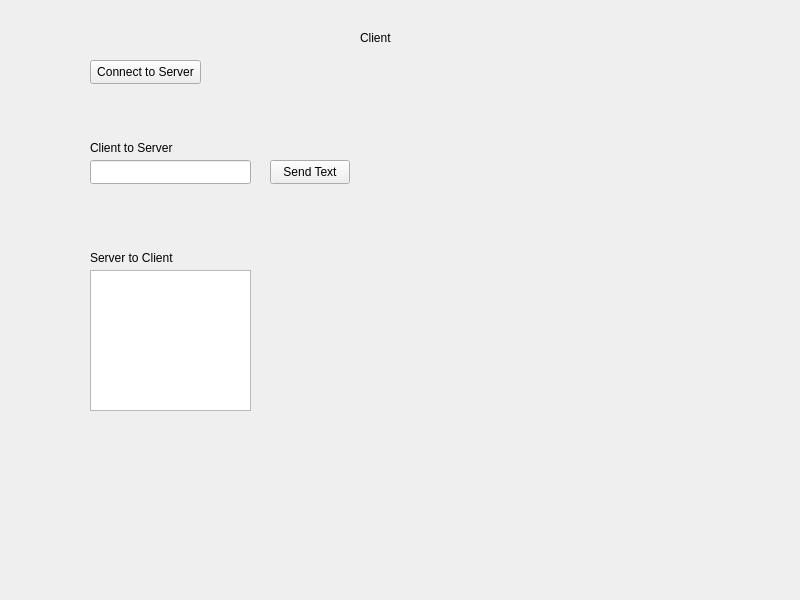
<?xml version="1.0" encoding="UTF-8"?>
<ui version="4.0">
 <class>Widget</class>
 <widget class="QWidget" name="Widget">
  <property name="geometry">
   <rect>
    <x>0</x>
    <y>0</y>
    <width>800</width>
    <height>600</height>
   </rect>
  </property>
  <property name="windowTitle">
   <string>Widget</string>
  </property>
  <widget class="QPushButton" name="btnConnectServer">
   <property name="geometry">
    <rect>
     <x>90</x>
     <y>60</y>
     <width>111</width>
     <height>24</height>
    </rect>
   </property>
   <property name="text">
    <string>Connect to Server</string>
   </property>
  </widget>
  <widget class="QPushButton" name="btnSendText">
   <property name="geometry">
    <rect>
     <x>270</x>
     <y>160</y>
     <width>80</width>
     <height>24</height>
    </rect>
   </property>
   <property name="text">
    <string>Send Text</string>
   </property>
  </widget>
  <widget class="QLineEdit" name="edtSendText">
   <property name="geometry">
    <rect>
     <x>90</x>
     <y>160</y>
     <width>161</width>
     <height>24</height>
    </rect>
   </property>
  </widget>
  <widget class="QPlainTextEdit" name="edtReceiveText">
   <property name="geometry">
    <rect>
     <x>90</x>
     <y>270</y>
     <width>161</width>
     <height>141</height>
    </rect>
   </property>
   <property name="readOnly">
    <bool>true</bool>
   </property>
  </widget>
  <widget class="QLabel" name="labelSendText">
   <property name="geometry">
    <rect>
     <x>90</x>
     <y>140</y>
     <width>101</width>
     <height>16</height>
    </rect>
   </property>
   <property name="text">
    <string>Client to Server</string>
   </property>
  </widget>
  <widget class="QLabel" name="labelReceiveText">
   <property name="geometry">
    <rect>
     <x>90</x>
     <y>250</y>
     <width>91</width>
     <height>16</height>
    </rect>
   </property>
   <property name="text">
    <string>Server to Client</string>
   </property>
  </widget>
  <widget class="QLabel" name="labelClient">
   <property name="geometry">
    <rect>
     <x>360</x>
     <y>30</y>
     <width>49</width>
     <height>16</height>
    </rect>
   </property>
   <property name="text">
    <string>Client</string>
   </property>
  </widget>
 </widget>
 <resources/>
 <connections/>
</ui>
